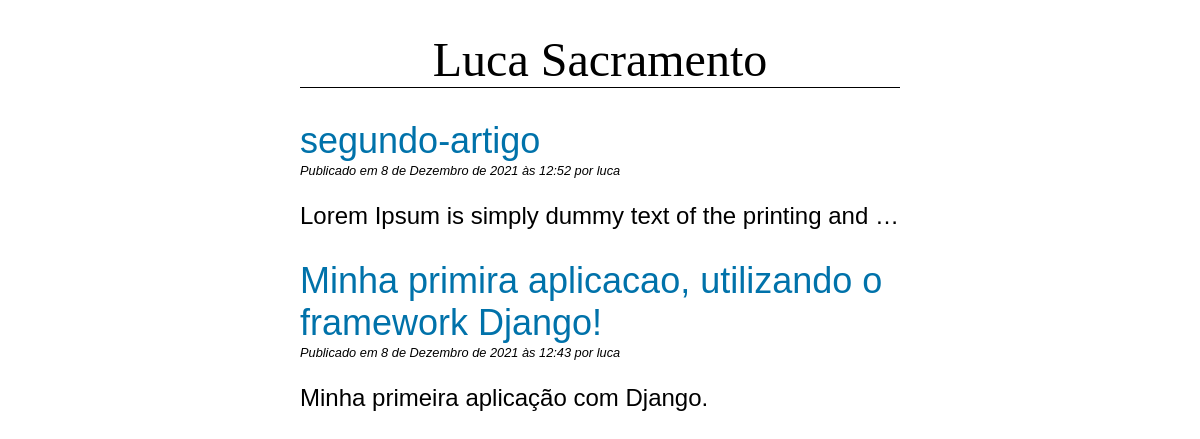
Screenshot of /blog/ with the database file from the repository.
### blog/models.py (models this page shows, shortened)
class Post(models.Model):
    title = models.CharField(max_length=255)
    slug = SlugField(max_length=255, unique=True)
    author = models.ForeignKey(User, on_delete=models.CASCADE)
    body = models.TextField()
    created = models.DateTimeField(auto_now_add=True)
    updated = models.DateTimeField(auto_now= True)
    class Meta:
        ordering = ("-created",)
    def get_absolute_url(self):
        return reverse("blog:detail", kwargs={"slug": self.slug})

### blog/views.py (the view)
# urls.py: path("", views.PostListView.as_view(), name="list"),
class PostListView(ListView):
    model = Post

### blog/templates/blog/post_list.html (shortened to what this page needs)
{% extends "blog/base.html" %}
{% block content%}
    {% for post in post_list %}
        <article>
            <h2>
                <a href="{{ post.get_absolute_url }}">
                    {{ post.title }}
                </a>
            </h2>
            <p class="date">
                Publicado em {{ post.created }} por {{ post.author }}
            </p>
            {{ post.body|linebreaks|truncatewords:10 }}
        </article>
    {% endfor %}
{% endblock %}

### blog/templates/blog/base.html (shortened to what this page needs)
{% load static %}
<!DOCTYPE html>
<html>
<head>
    <link rel="stylesheet" href="{% static 'css/blog.css' %}">
</head>
<body>
    <header>
        <h1>Luca Sacramento</h1>
    </header>
    <main>
        {% block content %}
        {% endblock %}
    </main>
</body>
</html>

### blog/static/css/blog.css (style rules this page uses)
body { margin: 0 25%; font-family: sans-serif; font-size: 1.5rem; color: black; }
h1 { text-align: center; font-family: serif; font-weight: normal; border-bottom: 1px solid; }
h2 { color: #0072aa; font-weight: normal; margin-bottom: 1px; }
a { color: #0072aa; text-decoration: none; }
p.date { font-size: 0.8rem; font-style: italic; margin-top: 1px; }

### rows the page displays
Post: title "segundo-artigo", created "8 de Dezembro de 2021 às 12:52", author "luca", body "Lorem Ipsum is simply dummy text of the printing and …"
Post: title "Minha primira aplicacao, utilizando o framework Django!", created "8 de Dezembro de 2021 às 12:43", author "luca", body "Minha primeira aplicação com Django."
